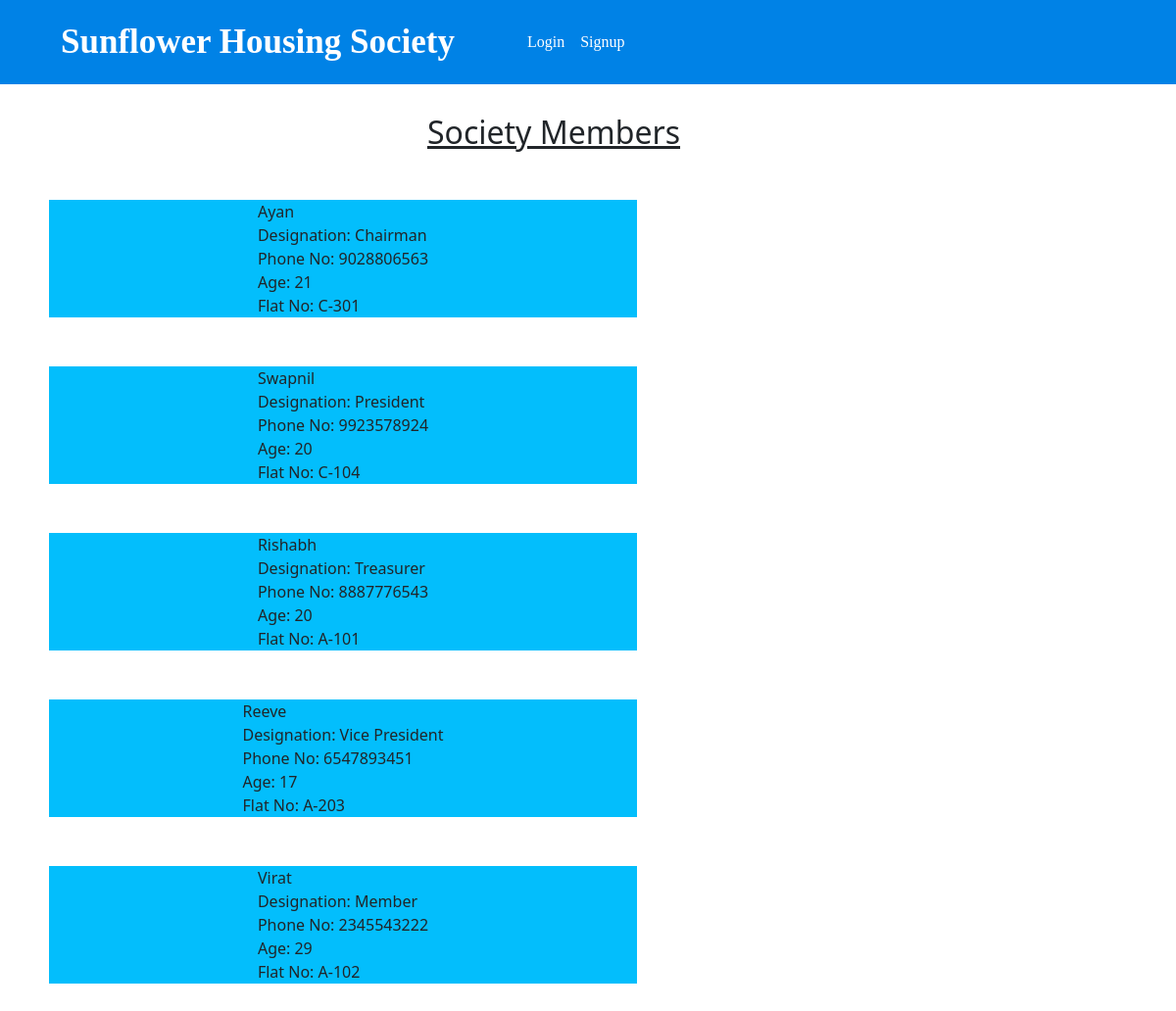
The page /society/members.php on the database its author committed.
### tables this page shows
CREATE TABLE `profile` (
  `user` varchar(23) NOT NULL,
  `sno` int(11) NOT NULL,
  `fname` varchar(23) NOT NULL,
  `lname` varchar(23) NOT NULL,
  `email` varchar(50) NOT NULL,
  `designation` varchar(23) NOT NULL,
  `age` int(11) NOT NULL,
  `phone` varchar(23) NOT NULL,
  `flat` varchar(23) NOT NULL
);

### society/members.php (the view, shortened to what this page needs)
<?php
include 'connect.php';
$sql = "SELECT * FROM `profile`";
$result = mysqli_query($conn, $sql);
?>
<!doctype html>
<html lang="en">
  <head>
    <link href="https://cdn.jsdelivr.net/npm/bootstrap@5.1.3/dist/css/bootstrap.min.css" rel="stylesheet">
    <link href="event.css" rel="stylesheet">
    <link href="home.css" rel="stylesheet">
  </head>
  <body>
    <?php require 'nav.php' ?>
<div>
    <h2 class="text-left" style="margin: 30px 0px 0px -70px; text-decoration: underline; text-align: center;" >Society Members</h1>
</div>
<?php
while($row = mysqli_fetch_assoc($result)){
   echo' <div class="event">';
        echo $row["fname"]. '<br>';
        echo 'Designation: '. $row["designation"]. '<br>';
        echo 'Phone No: '. $row["phone"]. '<br>';
        echo 'Age: '. $row["age"]. '<br>';
        echo 'Flat No: '. $row["flat"]. '<br>';
echo '</div>';
}
?>
  </body>
</html>

### society/nav.php (shortened to what this page needs)
<link href="nav.css" rel="stylesheet">
<?php
if(isset($_SESSION['loggedin']) && $_SESSION['loggedin']==true){
    $loggedin = true;
}
else{
    $loggedin = false;
}
    echo '<nav class="navbar navbar-expand-lg navbar-light bg-lighst">
  <div class="container-fluid" style="background-color: #0082e6; font-family: montserrat">
    <a class="navbar-brand" href="home.php" style="color: white;
    font-size: 35px;
    line-height: 70px;
    padding: 0 50px;
    font-weight: bold;">Sunflower Housing Society</a>
    <button class="navbar-toggler" type="button" data-bs-toggle="collapse" data-bs-target="#navbarSupportedContent" aria-controls="navbarSupportedContent" aria-expanded="false" aria-label="Toggle navigation">
      <span class="navbar-toggler-icon"></span>
    </button>
    <div class="collapse navbar-collapse" id="navbarSupportedContent">
      <ul class="navbar-nav me-auto mb-2 mb-lg-0">';
if(!$loggedin){
    echo   '<li class="nav-item">
          <a class="nav-link" href="index.php" style="color: white">Login</a>
        </li>
        <li class="nav-item">
          <a class="nav-link" href="signup.php" style="color: white">Signup</a>
        </li>';
}
echo      '</ul>
    </div>
  </div>
</nav>';
?>

### society/event.css (style rules this page uses)
.event { display: flex; background-color: #03befc; margin: 50px 50px; width: 50%; justify-content: center; box-sizing: border-box; }

### society/home.css (style rules this page uses)
nav { background-color: #0082e6; }

### rows shown on the page
profile: fname "Ayan", designation "Chairman", phone "9028806563", age "21", flat "C-301"
profile: fname "Swapnil", designation "President", phone "9923578924", age "20", flat "C-104"
profile: fname "Rishabh", designation "Treasurer", phone "8887776543", age "20", flat "A-101"
profile: fname "Reeve", designation "Vice President", phone "6547893451", age "17", flat "A-203"
profile: fname "Virat", designation "Member", phone "2345543222", age "29", flat "A-102"
